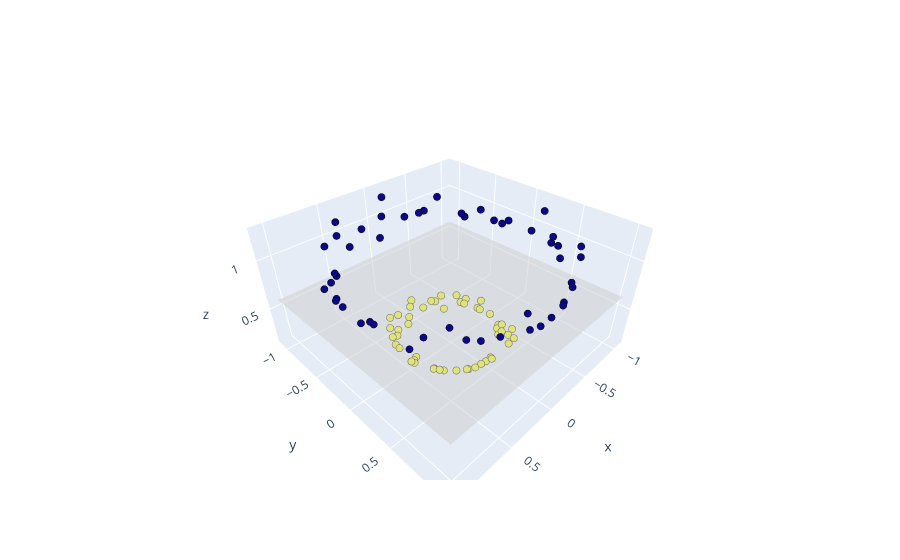

This figure's notebook cell:
### Code cell
import plotly.graph_objs as go

go.Figure([go.Scatter3d(x=X_3[:,0], y=X_3[:,1], z=X_3[:,2], mode="markers", showlegend=False,
                        marker=dict(color=Y_train, size=2.5, line=dict(color="black", width=1))),
           go.Surface(x=xx, y=yy, z=zz, opacity=.5, showscale=False,
                      surfacecolor=np.zeros(zz.shape), colorscale=[[0, 'grey']])])
